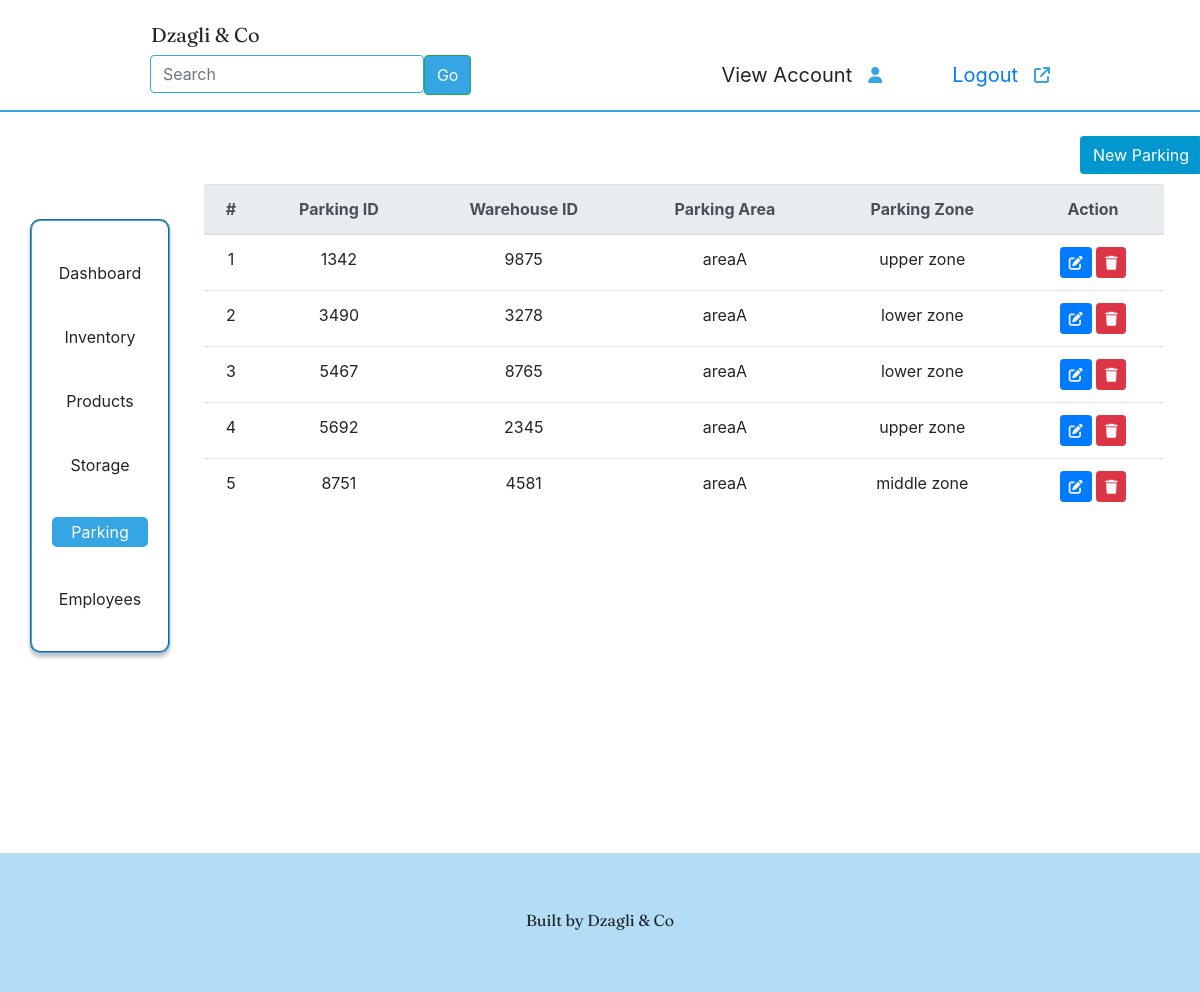
Before: /parking.php with the older database file.
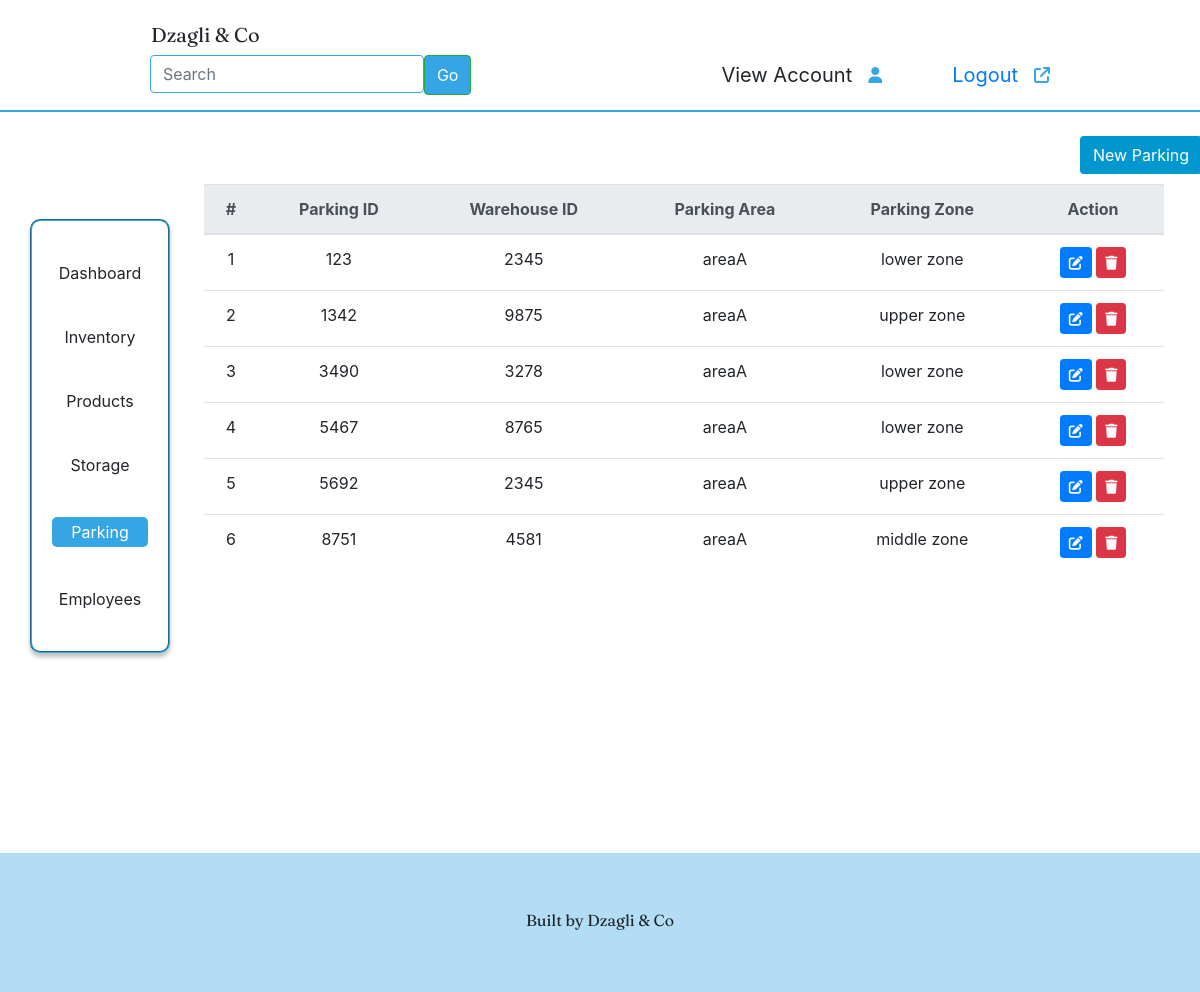
After: the same page with the newer database file.
### tables this page shows
CREATE TABLE `packing` (
  `packingID` int(11) NOT NULL,
  `warehouseID` int(11) DEFAULT NULL,
  `packingArea` varchar(20) NOT NULL,
  `packingZone` varchar(20) NOT NULL
);

### parking.php (the view, shortened to what this page needs)
<!DOCTYPE html>
<html lang="en">
<head>
    <link rel="stylesheet" href="parking.css">
    <link   rel="stylesheet" href="http://cdnjs.cloudflare.com/ajax/libs/font-awesome/4.7.0/css/font-awesome.css"/>
    <link rel="stylesheet" href="https://cdn.jsdelivr.net/npm/bootstrap@4.4.1/dist/css/bootstrap.min.css">
    <link rel="stylesheet" href="https://cdnjs.cloudflare.com/ajax/libs/font-awesome/6.1.1/css/all.min.css"/>
  </head>
</head>
<body>
    <nav class="navbar " id="navbar">
        <div class="container-fluid">
            <a class="navbar-brand" style="font-family: 'Fraunces', serif;margin-left: 120px;">Dzagli & Co</a>
            <form class="d-flex" role="search" style="margin: 0 auto;" >
            <input class="form-control me-2" type="search" placeholder="Search" aria-label="Search" style="border-color: #35A5E4;">
            <button class="btn btn-outline-success" type="submit" style="background-color: #35A5E4;color: white;">Go</button>
            <a class="navbar-brand" style="padding-left: 250px;">View Account</a>
            <span class="icon" style="padding-top:8px;color:#35A5E4"><i class="fa fa-user" aria-hidden="true"></i></span>
                <a href = "index.php" class="navbar-brand" style="padding-left: 70px;">Logout</a>
                <span class="icon" style="padding-top:8px;left: 5px;color:#35A5E4;"><i class="fa fa-external-link" aria-hidden="true"></i></span>
            </form>
        </div>
    </nav>
  <a href="registerParking.php" style="text-decoration: none;"><button class="new_button btn btn-outline" type="button">New Parking</button></a>
    <div style="float:right; width:80%; margin-top: 6%;margin-right:3%;">
    <?php
  include "configuration.php";
  $car_page = mysqli_query($conn,"SELECT * FROM packing LIMIT 10");
?>
  <table class="table table-hover">
    <thead class="thead-light" style="text-align:center;">
    <tr>
        <th scope="col">#</th>
        <th scope="col">Parking ID</th>
        <th scope="col">Warehouse ID</th>
        <th scope="col">Parking Area</th>
        <th scope="col">Parking Zone</th>
        <th scope="col">Action</th>
    </tr>
 </thead>
<?php
$count = 1;
  while ($row = mysqli_fetch_array($car_page)) {
?>
    <tr>
        <td style="text-align:center;" scope="row"><?php echo $count;?> </td>
        <td style="text-align:center;" scope="row"><?php echo $row['packingID']?> </td>
        <td style="text-align:center;" scope="row"><?php echo $row['warehouseID']?> </td>
        <td style="text-align:center;" scope="row"><?php echo $row['packingArea']?> </td>
        <td style="text-align:center;" scope="row"><?php echo $row['packingZone']?> </td>
        <td style="text-align:center;" scope="row">
        <?php
            echo ('<button class="btn btn-sm btn-primary text-light edit" data-toggle="modal" class="update_btn" data-target="#update_employee"
            onclick= \'location.href="updatePacking.php?uid=' . $row["packingID"] . '&packingID='.$row['packingID'].'&warehouseID='.
            $row['warehouseID'].'&packingArea='.$row['packingArea'].'&packingZone='.$row['packingZone'].' &table=packing&attr=packingID&page=parking.php"\'>
            <i class="fa-solid fa-pen-to-square"></i></button>');
            ?>
        <?php
        echo('<button class="btn btn-sm btn-danger text-light delete" data-toggle="modal" data-target="#del_employee"><i class="fa-solid fa-trash" onclick= \'location.href="delete_proc.php?uid=' . $row["packingID"] .
            '&table=packing&attr=packingID&page=parking.php"\'></i></button>');
            ?>
            </td>
    </tr>
  <?php $count += 1; } ?>
  </table>
    </div>
    <div class="left-side">
        <p class="lSide"  id="dashboard" onclick="Dashboard()">Dashboard</p> <br>
        <p class="lSide" id="inventory" onclick="Inventory()" >Inventory</p> <br>
        <p class="lSide" id="products" onclick="Products()" >Products</p> <br>
        <p class="lSide" id="storage" onclick="StorageF()">Storage</p> <br>
        <p class="lSide" id="parking" onclick="Parking()"style="background-color: #35A5E4;color: white;padding: 3px;  border-radius: 5px;">Parking</p> <br>
        <p class="lSide" id="employees" onclick="Employees()">Employees</p> <br>
    </div>
    <div id="footer">
        <footer> Built by Dzagli & Co</footer>
    </div>
    </body>
</html>

Changed rows visible on the page:
added packing: packingID "123", warehouseID "2345", packingArea "areaA", packingZone "lower zone"
